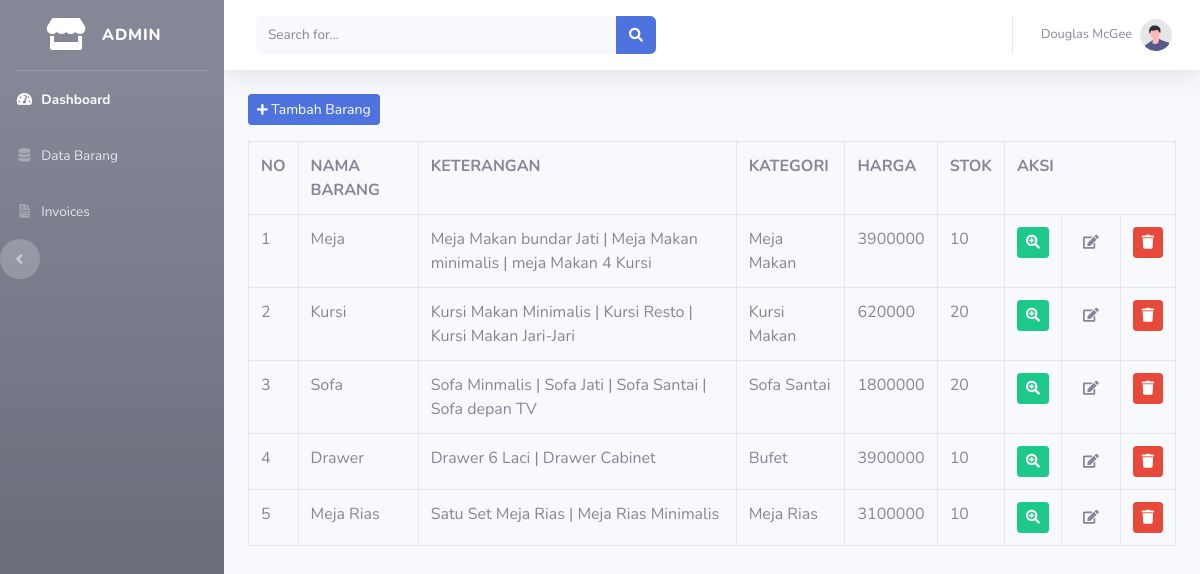
Page /index.php/admin/data_barang on the committed database.
### tables this page shows
CREATE TABLE `tb_barang` (
  `id_brg` int(11) NOT NULL,
  `nama_brg` varchar(120) NOT NULL,
  `keterangan` varchar(255) NOT NULL,
  `kategori` varchar(60) NOT NULL,
  `harga` int(11) NOT NULL,
  `stok` int(11) NOT NULL,
  `gambar` text NOT NULL
);

### application/controllers/admin/data_barang.php (called while the page is built, shortened)
<?php
class Data_barang extends CI_Controller{
	public function index()
	{
		$data['barang'] = $this->model_barang->tampil_data()->result();
		$this->load->view('template_admin/header');
		$this->load->view('template_admin/sidebar');
		$this->load->view('admin/data_barang', $data);
		$this->load->view('template_admin/footer');
	}
}

### index.php (called while the page is built, shortened)
<?php
require_once BASEPATH.'core/CodeIgniter.php';

### application/models/model_barang.php (called while the page is built, shortened)
<?php
class Model_barang extends CI_Model{
	public function tampil_data(){
		return $this->db->get('tb_barang');
	}
}

### application/views/admin/data_barang.php (the view, shortened to what this page needs)
<div class="container-fluid">
	<button class="btn btn-sm btn-primary mb-3" data-toggle="modal" data-target="#tambah_barang"><i class="fas fa-plus fa-sm"></i> Tambah Barang</button>
	<table class="table table-bordered">
		<tr>
			<th>NO</th>
			<th>NAMA BARANG</th>
			<th>KETERANGAN</th>
			<th>KATEGORI</th>
			<th>HARGA</th>
			<th>STOK</th>
			<th colspan="3">AKSI</th>
		</tr>
		<?php
		$no=1;
		foreach($barang as $brg) : ?>
		<tr>
			<td><?php echo $no++ ?></td>
			<td><?php echo $brg->nama_brg ?></td>
			<td><?php echo $brg->keterangan ?></td>
			<td><?php echo $brg->kategori ?></td>
			<td><?php echo $brg->harga ?></td>
			<td><?php echo $brg->stok ?></td>
			<td><div class="btn btn-success btn-sm"><i class="fas fa-search-plus"></i></div></td>
			<td><?php echo anchor('admin/data_barang/edit/' .$brg->id_brg, '<div class="btn btn-primry btn-sm"><i class="fas fa-edit"></i></div>'); ?></td>
			<td><?php echo anchor('admin/data_barang/hapus/' .$brg->id_brg,'<div class="btn btn-danger btn-sm"><i class="fas fa-trash"></i></div>') ?></td>
		</tr>
		<?php endforeach; ?>
	</table>
</div>

### rows in the picture
tb_barang: nama_brg "Meja", keterangan "Meja Makan bundar Jati | Meja Makan minimalis | meja Makan 4 Kursi", kategori "Meja Makan", harga "3900000", stok "10"
tb_barang: nama_brg "Kursi", keterangan "Kursi Makan Minimalis | Kursi Resto | Kursi Makan Jari-Jari", kategori "Kursi Makan", harga "620000", stok "20"
tb_barang: nama_brg "Sofa", keterangan "Sofa Minmalis | Sofa Jati | Sofa Santai | Sofa depan TV", kategori "Sofa Santai", harga "1800000", stok "20"
tb_barang: nama_brg "Drawer", keterangan "Drawer 6 Laci | Drawer Cabinet", kategori "Bufet", harga "3900000", stok "10"
tb_barang: nama_brg "Meja Rias", keterangan "Satu Set Meja Rias | Meja Rias Minimalis", kategori "Meja Rias", harga "3100000", stok "10"
